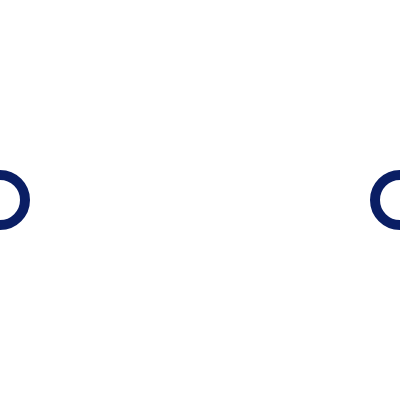
Frame 1 (no input)
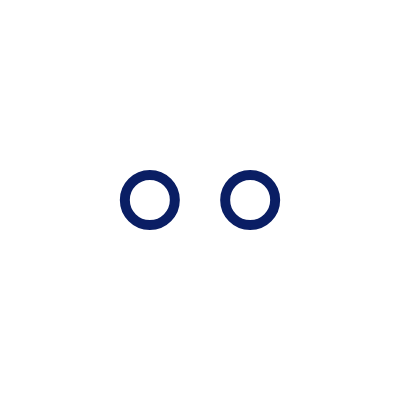
Frame 60 (no input)
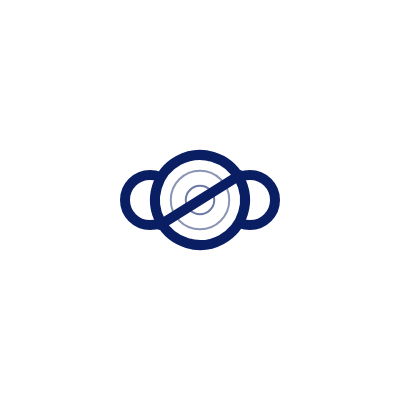
Frame 120 (the mouse pressed at the canvas centre since frame 60)

The p5.js sketch that drew these frames (run headless with seeded random() and noise() and a simulated clock; from frame 60 on, the mouse is pressed at the canvas centre):

// p5.js sketch
// ── sketch.js
let step = 0;
let ripples = [];
let rippleCount = 0; // 波紋の発生回数（最大5）

function setup() {
  createCanvas(400, 400);
  frameRate(60);
  textFont("sans-serif");
}

function draw() {
  background(255);

  let zoom = 1;
  if (step > 160) {
    const zt = constrain((step - 160) / 60, 0, 1);
    zoom = 1 + easeOutExpo(zt) * 0.15;
  }

  push();
  translate(width / 2, height / 2);
  scale(zoom);
  translate(-width / 2, -height / 2);

  stroke(10, 30, 100);
  strokeWeight(10 / zoom);
  fill(255);

  // 小円（左右から）
  const p1 = easeOutExpo(constrain(step / 60, 0, 1));
  const leftX = lerp(0, 150, p1);
  const rightX = lerp(400, 250, p1);
  circle(leftX, 200, 50);
  circle(rightX, 200, 50);

  // 大円（拡大＋回転）
  if (step > 60) {
    const p2 = easeOutBack(constrain((step - 60) / 30, 0, 1));
    push();
    translate(200, 200);
    rotate(p2 * 360);
    drawCircle(0, 0, p2 * 90);
    pop();
  }

  // 斜めライン
  if (step > 90) {
    const p3 = easeOutQuad(constrain((step - 90) / 30, 0, 1));
    const x1 = 160, y1 = 225;
    const x2 = lerp(160, 240, p3);
    const y2 = lerp(230, 175, p3);
    line(x1, y1, x2, y2);
  }

  // テキスト
  if (step > 120) {
    const t = constrain((step - 120) / 60, 0, 1);
    const pb = easeOutBounce(t);
    const alpha = pb * 255;
    fill(10, 30, 100, alpha);
    noStroke();
    textSize(22);
    textAlign(CENTER);
    const moveY = lerp(20, 0, pb);
    text("大阪産業大学", width / 2, 300 + moveY);
  }

  pop(); // ズーム終了

  // 波紋（最大5回まで、ゆっくり）
  if (step > 60 && step % 20 === 0 && rippleCount < 5) {
    ripples.push({ r: 0, alpha: 180 });
    rippleCount++;
  }

  for (let i = ripples.length - 1; i >= 0; i--) {
    const rp = ripples[i];
    stroke(10, 30, 100, rp.alpha);
    noFill();
    strokeWeight(2);
    circle(200, 200, rp.r);
    rp.r += 1.5;       // ← ゆっくり拡大
    rp.alpha -= 1.5;   // ← ゆっくり消える
    if (rp.alpha <= 0) ripples.splice(i, 1);
  }

  step++;
}

// 円描画共通関数
function drawCircle(x, y, d) {
  stroke(10, 30, 100);
  strokeWeight(10);
  fill(255);
  circle(x, y, d);
}

// イージング関数
function easeOutExpo(t){ return t === 1 ? 1 : 1 - pow(2, -10 * t); }
function easeOutQuad(t){ return t * (2 - t); }
function easeOutBack(t){
  const c1 = 1.70158, c3 = c1 + 1;
  return 1 + c3 * pow(t - 1, 3) + c1 * pow(t - 1, 2);
}
function easeOutBounce(t){
  const n1 = 7.5625, d1 = 2.75;
  if(t < 1/d1){ return n1 * t * t; }
  else if(t < 2/d1){ t -= 1.5/d1; return n1*t*t + 0.75; }
  else if(t < 2.5/d1){ t -= 2.25/d1; return n1*t*t + 0.9375; }
  t -= 2.625/d1; return n1*t*t + 0.984375;
}
